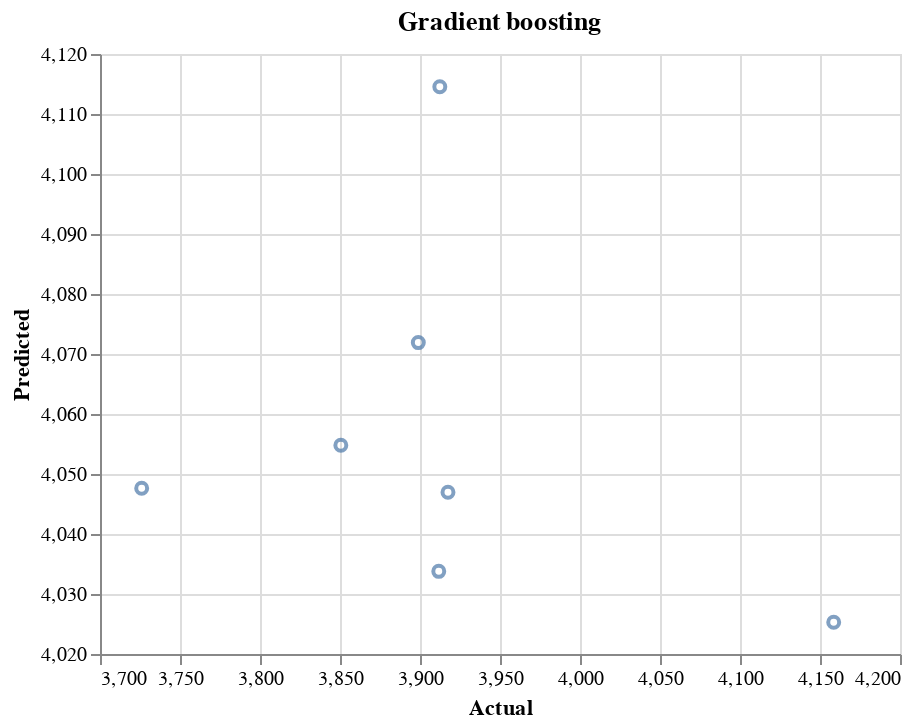

The notebook cell saved with this chart:
### Code cell
alt.Chart(pd.DataFrame({'Actual': Y_test, 'Gradient boosting': GB.predict(X_test)})).mark_point().encode(
    alt.X('Actual', scale=alt.Scale(zero=False), title='Actual'),
    alt.Y('Gradient boosting', scale=alt.Scale(zero=False), title='Predicted')
).properties(title = 'Gradient boosting')

### Figure 1 — Vega-Lite specification as saved in the notebook (floating-point values rounded to 4 significant figures)
{"config": {"view": {"continuousWidth": 400, "continuousHeight": 300}}, "data": {"name": "data-f2bc902c5a0faa27a87e2fe4b0afb8d3"}, "mark": "point", "encoding": {"x": {"field": "Actual", "scale": {"zero": false}, "title": "Actual", "type": "quantitative"}, "y": {"field": "Gradient boosting", "scale": {"zero": false}, "title": "Predicted", "type": "quantitative"}}, "title": "Gradient boosting", "$schema": "https://vega.github.io/schema/vega-lite/v4.17.0.json", "datasets": {"data-f2bc902c5a0faa27a87e2fe4b0afb8d3": [{"Actual": 3899.0, "Gradient boosting": 4072.0}, {"Actual": 3912.0, "Gradient boosting": 4034.0}, {"Actual": 4159.0, "Gradient boosting": 4025.0}, {"Actual": 3851.0, "Gradient boosting": 4055.0}, {"Actual": 3726.0, "Gradient boosting": 4048.0}, {"Actual": 3917.0, "Gradient boosting": 4047.0}, {"Actual": 3912.0, "Gradient boosting": 4115.0}]}}
